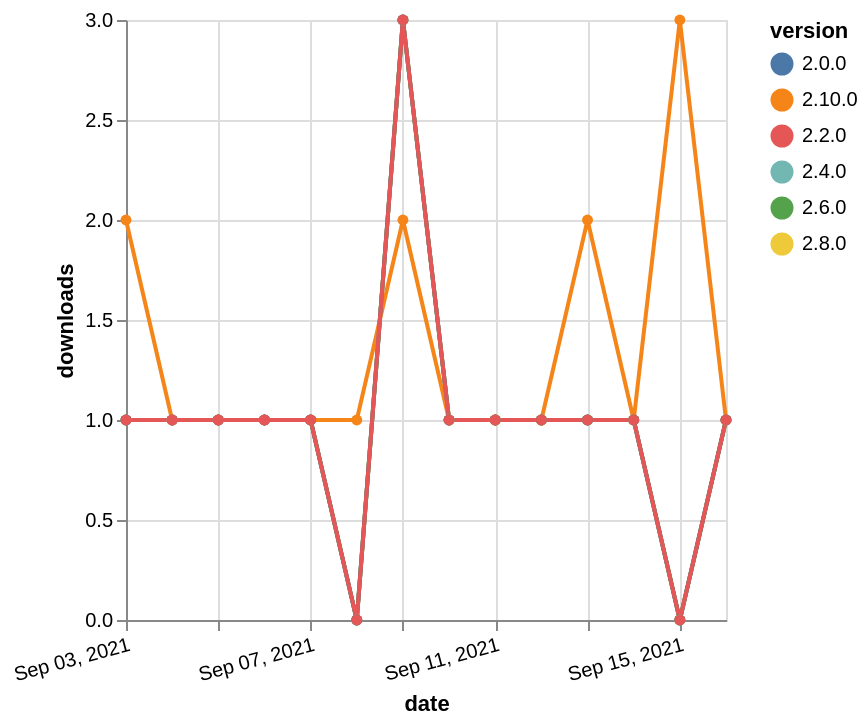

Vega-Lite specification for this chart:
### Vega-Lite specification from a JSON file in a GitHub repository (floating-point values rounded to 4 significant figures)
{"$schema": "https://vega.github.io/schema/vega-lite/v5.json", "description": "A simple bar chart with embedded data.", "data": {"values": [{"date": "2021-09-03", "total": 182, "delta": 1, "version": "2.4.0"}, {"date": "2021-09-04", "total": 183, "delta": 1, "version": "2.4.0"}, {"date": "2021-09-05", "total": 184, "delta": 1, "version": "2.4.0"}, {"date": "2021-09-06", "total": 185, "delta": 1, "version": "2.4.0"}, {"date": "2021-09-07", "total": 186, "delta": 1, "version": "2.4.0"}, {"date": "2021-09-08", "total": 186, "delta": 0, "version": "2.4.0"}, {"date": "2021-09-09", "total": 189, "delta": 3, "version": "2.4.0"}, {"date": "2021-09-10", "total": 190, "delta": 1, "version": "2.4.0"}, {"date": "2021-09-11", "total": 191, "delta": 1, "version": "2.4.0"}, {"date": "2021-09-12", "total": 192, "delta": 1, "version": "2.4.0"}, {"date": "2021-09-13", "total": 193, "delta": 1, "version": "2.4.0"}, {"date": "2021-09-14", "total": 194, "delta": 1, "version": "2.4.0"}, {"date": "2021-09-15", "total": 194, "delta": 0, "version": "2.4.0"}, {"date": "2021-09-16", "total": 195, "delta": 1, "version": "2.4.0"}, {"date": "2021-09-03", "total": 182, "delta": 1, "version": "2.8.0"}, {"date": "2021-09-04", "total": 183, "delta": 1, "version": "2.8.0"}, {"date": "2021-09-05", "total": 184, "delta": 1, "version": "2.8.0"}, {"date": "2021-09-06", "total": 185, "delta": 1, "version": "2.8.0"}, {"date": "2021-09-07", "total": 186, "delta": 1, "version": "2.8.0"}, {"date": "2021-09-08", "total": 186, "delta": 0, "version": "2.8.0"}, {"date": "2021-09-09", "total": 189, "delta": 3, "version": "2.8.0"}, {"date": "2021-09-10", "total": 190, "delta": 1, "version": "2.8.0"}, {"date": "2021-09-11", "total": 191, "delta": 1, "version": "2.8.0"}, {"date": "2021-09-12", "total": 192, "delta": 1, "version": "2.8.0"}, {"date": "2021-09-13", "total": 193, "delta": 1, "version": "2.8.0"}, {"date": "2021-09-14", "total": 194, "delta": 1, "version": "2.8.0"}, {"date": "2021-09-15", "total": 194, "delta": 0, "version": "2.8.0"}, {"date": "2021-09-16", "total": 195, "delta": 1, "version": "2.8.0"}, {"date": "2021-09-03", "total": 175, "delta": 1, "version": "2.6.0"}, {"date": "2021-09-04", "total": 176, "delta": 1, "version": "2.6.0"}, {"date": "2021-09-05", "total": 177, "delta": 1, "version": "2.6.0"}, {"date": "2021-09-06", "total": 178, "delta": 1, "version": "2.6.0"}, {"date": "2021-09-07", "total": 179, "delta": 1, "version": "2.6.0"}, {"date": "2021-09-08", "total": 179, "delta": 0, "version": "2.6.0"}, {"date": "2021-09-09", "total": 182, "delta": 3, "version": "2.6.0"}, {"date": "2021-09-10", "total": 183, "delta": 1, "version": "2.6.0"}, {"date": "2021-09-11", "total": 184, "delta": 1, "version": "2.6.0"}, {"date": "2021-09-12", "total": 185, "delta": 1, "version": "2.6.0"}, {"date": "2021-09-13", "total": 186, "delta": 1, "version": "2.6.0"}, {"date": "2021-09-14", "total": 187, "delta": 1, "version": "2.6.0"}, {"date": "2021-09-15", "total": 187, "delta": 0, "version": "2.6.0"}, {"date": "2021-09-16", "total": 188, "delta": 1, "version": "2.6.0"}, {"date": "2021-09-03", "total": 122, "delta": 2, "version": "2.10.0"}, {"date": "2021-09-04", "total": 123, "delta": 1, "version": "2.10.0"}, {"date": "2021-09-05", "total": 124, "delta": 1, "version": "2.10.0"}, {"date": "2021-09-06", "total": 125, "delta": 1, "version": "2.10.0"}, {"date": "2021-09-07", "total": 126, "delta": 1, "version": "2.10.0"}, {"date": "2021-09-08", "total": 127, "delta": 1, "version": "2.10.0"}, {"date": "2021-09-09", "total": 129, "delta": 2, "version": "2.10.0"}, {"date": "2021-09-10", "total": 130, "delta": 1, "version": "2.10.0"}, {"date": "2021-09-11", "total": 131, "delta": 1, "version": "2.10.0"}, {"date": "2021-09-12", "total": 132, "delta": 1, "version": "2.10.0"}, {"date": "2021-09-13", "total": 134, "delta": 2, "version": "2.10.0"}, {"date": "2021-09-14", "total": 135, "delta": 1, "version": "2.10.0"}, {"date": "2021-09-15", "total": 138, "delta": 3, "version": "2.10.0"}, {"date": "2021-09-16", "total": 139, "delta": 1, "version": "2.10.0"}, {"date": "2021-09-03", "total": 240, "delta": 1, "version": "2.0.0"}, {"date": "2021-09-04", "total": 241, "delta": 1, "version": "2.0.0"}, {"date": "2021-09-05", "total": 242, "delta": 1, "version": "2.0.0"}, {"date": "2021-09-06", "total": 243, "delta": 1, "version": "2.0.0"}, {"date": "2021-09-07", "total": 244, "delta": 1, "version": "2.0.0"}, {"date": "2021-09-08", "total": 244, "delta": 0, "version": "2.0.0"}, {"date": "2021-09-09", "total": 247, "delta": 3, "version": "2.0.0"}, {"date": "2021-09-10", "total": 248, "delta": 1, "version": "2.0.0"}, {"date": "2021-09-11", "total": 249, "delta": 1, "version": "2.0.0"}, {"date": "2021-09-12", "total": 250, "delta": 1, "version": "2.0.0"}, {"date": "2021-09-13", "total": 251, "delta": 1, "version": "2.0.0"}, {"date": "2021-09-14", "total": 252, "delta": 1, "version": "2.0.0"}, {"date": "2021-09-15", "total": 252, "delta": 0, "version": "2.0.0"}, {"date": "2021-09-16", "total": 253, "delta": 1, "version": "2.0.0"}, {"date": "2021-09-03", "total": 323, "delta": 1, "version": "2.2.0"}, {"date": "2021-09-04", "total": 324, "delta": 1, "version": "2.2.0"}, {"date": "2021-09-05", "total": 325, "delta": 1, "version": "2.2.0"}, {"date": "2021-09-06", "total": 326, "delta": 1, "version": "2.2.0"}, {"date": "2021-09-07", "total": 327, "delta": 1, "version": "2.2.0"}, {"date": "2021-09-08", "total": 327, "delta": 0, "version": "2.2.0"}, {"date": "2021-09-09", "total": 330, "delta": 3, "version": "2.2.0"}, {"date": "2021-09-10", "total": 331, "delta": 1, "version": "2.2.0"}, {"date": "2021-09-11", "total": 332, "delta": 1, "version": "2.2.0"}, {"date": "2021-09-12", "total": 333, "delta": 1, "version": "2.2.0"}, {"date": "2021-09-13", "total": 334, "delta": 1, "version": "2.2.0"}, {"date": "2021-09-14", "total": 335, "delta": 1, "version": "2.2.0"}, {"date": "2021-09-15", "total": 335, "delta": 0, "version": "2.2.0"}, {"date": "2021-09-16", "total": 336, "delta": 1, "version": "2.2.0"}]}, "width": "container", "mark": {"type": "line", "point": {"filled": true}}, "encoding": {"x": {"field": "date", "type": "temporal", "timeUnit": "yearmonthdate", "title": "date", "axis": {"labelAngle": -15}}, "y": {"field": "delta", "type": "quantitative", "title": "downloads"}, "color": {"field": "version", "type": "nominal"}, "tooltip": {"field": "delta"}}}
